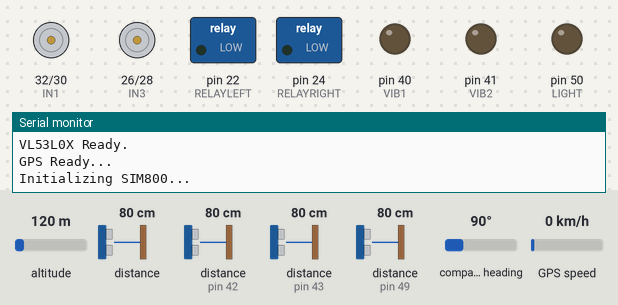
A sketch run on a simulated Arduino Mega 2560, built with avr-gcc and run on an emulated ATmega2560. Shown: motor-driver pin pairs drawn as motors (green arrow = first pin HIGH = forward, orange = second pin HIGH = backward, longer = more drive, scaled by the enable pin), switched loads named in the sketch (green lamp = pin HIGH), output pins drawn as LEDs (lit = HIGH), the last lines printed to the serial monitor. Dashed ring = blinking. The inputs (shaded band) are chosen by the test bench; at power-on: distance to the obstacle (sensors on pin 42, pin 43, pin 49) 80 cm, altitude 120 m, distance to the obstacle 80 cm, compass heading 90°, GPS speed 0 km/h. The echo pulse lasts 58.3 µs per cm; the GPS gets a fix after 3 s at 37.7749, -122.4194 with 8 satellites; the modem accepts every AT command (registered, SIM ready, sends succeed) and sends nothing else; pins used as bus, display or sensor lines are not drawn.

Above: at 0.1 s.
At 21.87 s:
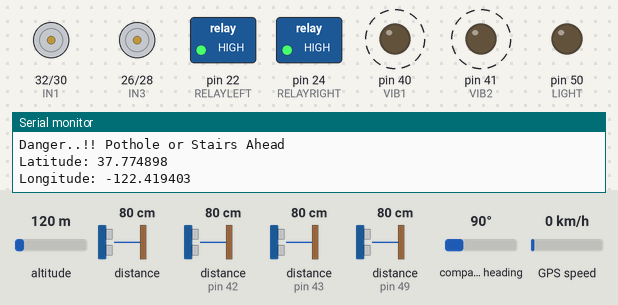
21.9 s: distance to the obstacle (sensor on pin 42) set to 120 cm
Timing chart, 0 to 31.7 s (numbered marks = the images above; inputs shaded):
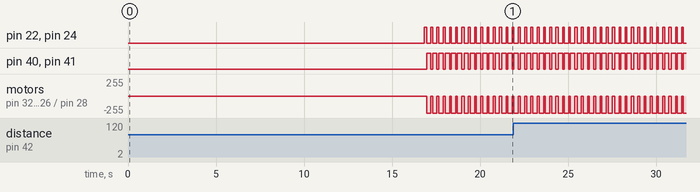

The sketch:

Beta_Rover_3.ino
```cpp
#include <TinyGPS++.h>
#include <Wire.h>
#include <VL53L0X.h>


// === ULTRASONIC PINS ===
#define TRIG_LEFT     44
#define ECHO_LEFT     42

#define TRIG_CENTER   47
#define ECHO_CENTER   49

#define TRIG_RIGHT    45
#define ECHO_RIGHT    43

// #define TRIG_GROUND   46
// #define ECHO_GROUND   48

// === VIBRATION MOTORS ===
#define VIB1 40
#define VIB2 41

// === PROTECTION RELAY ===
#define RELAYLEFT 22
#define RELAYLEFT_SPEED 7
#define RELAYRIGHT 24
#define RELAYRIGHT_SPEED 6

// === LIGHT ===
#define LIGHT 50
#define BUZZER 51

// === L298N MOTOR DRIVER WITHOUT EN PINS ===
// Left motor
#define IN1 32
#define IN2 30

// Right motor
#define IN3 26
#define IN4 28

// === DISTANCE THRESHOLDS ===
#define THRESH_LEFT   20
#define THRESH_CENTER 20
#define THRESH_RIGHT  20
#define THRESH_GROUND 5
//--------------------------------------------

int speed = 255;
//--------------------------------------------

VL53L0X sensor;

// Store last measured distance
long lastDistance = 0;
//--------------------------------------------

TinyGPSPlus gps;
#define gpsSerial Serial1   // Neo-6M on RX1(19), TX1(18)

// Variables to store last valid location
double lastLat = 0.0;
double lastLng = 0.0;

// -----------------------------------------------------
// FUNCTION: Get latest available GPS coordinates
// -----------------------------------------------------
// #line 67 "C:\\Users\\shubh\\AppData\\Local\\Temp\\.arduinoIDE-unsaved20251112-14288-c99wwc.n66t\\sketch_dec12a\\sketch_dec12a.ino"
// void getLocation();
// #line 108 "C:\\Users\\shubh\\AppData\\Local\\Temp\\.arduinoIDE-unsaved20251112-14288-c99wwc.n66t\\sketch_dec12a\\sketch_dec12a.ino"
// void connectMQTT();
// #line 150 "C:\\Users\\shubh\\AppData\\Local\\Temp\\.arduinoIDE-unsaved20251112-14288-c99wwc.n66t\\sketch_dec12a\\sketch_dec12a.ino"
// void sendMQTT(String topic, String message);
// #line 183 "C:\\Users\\shubh\\AppData\\Local\\Temp\\.arduinoIDE-unsaved20251112-14288-c99wwc.n66t\\sketch_dec12a\\sketch_dec12a.ino"
// long readUltrasonic(int trigPin, int echoPin);
// #line 198 "C:\\Users\\shubh\\AppData\\Local\\Temp\\.arduinoIDE-unsaved20251112-14288-c99wwc.n66t\\sketch_dec12a\\sketch_dec12a.ino"
// long readTOF();
// #line 219 "C:\\Users\\shubh\\AppData\\Local\\Temp\\.arduinoIDE-unsaved20251112-14288-c99wwc.n66t\\sketch_dec12a\\sketch_dec12a.ino"
// void moveLeft();
// #line 234 "C:\\Users\\shubh\\AppData\\Local\\Temp\\.arduinoIDE-unsaved20251112-14288-c99wwc.n66t\\sketch_dec12a\\sketch_dec12a.ino"
// void moveRight();
// #line 249 "C:\\Users\\shubh\\AppData\\Local\\Temp\\.arduinoIDE-unsaved20251112-14288-c99wwc.n66t\\sketch_dec12a\\sketch_dec12a.ino"
// void moveBack();
// #line 264 "C:\\Users\\shubh\\AppData\\Local\\Temp\\.arduinoIDE-unsaved20251112-14288-c99wwc.n66t\\sketch_dec12a\\sketch_dec12a.ino"
// void stopMotors();
// #line 278 "C:\\Users\\shubh\\AppData\\Local\\Temp\\.arduinoIDE-unsaved20251112-14288-c99wwc.n66t\\sketch_dec12a\\sketch_dec12a.ino"
// void vibrate1();
// #line 279 "C:\\Users\\shubh\\AppData\\Local\\Temp\\.arduinoIDE-unsaved20251112-14288-c99wwc.n66t\\sketch_dec12a\\sketch_dec12a.ino"
// void vibrate2();
// #line 280 "C:\\Users\\shubh\\AppData\\Local\\Temp\\.arduinoIDE-unsaved20251112-14288-c99wwc.n66t\\sketch_dec12a\\sketch_dec12a.ino"
// void vibrateBoth();
// #line 281 "C:\\Users\\shubh\\AppData\\Local\\Temp\\.arduinoIDE-unsaved20251112-14288-c99wwc.n66t\\sketch_dec12a\\sketch_dec12a.ino"
// void vibrateOff();
// #line 284 "C:\\Users\\shubh\\AppData\\Local\\Temp\\.arduinoIDE-unsaved20251112-14288-c99wwc.n66t\\sketch_dec12a\\sketch_dec12a.ino"
// void setup();
// #line 348 "C:\\Users\\shubh\\AppData\\Local\\Temp\\.arduinoIDE-unsaved20251112-14288-c99wwc.n66t\\sketch_dec12a\\sketch_dec12a.ino"
// void loop();
// #line 67 "C:\\Users\\shubh\\AppData\\Local\\Temp\\.arduinoIDE-unsaved20251112-14288-c99wwc.n66t\\sketch_dec12a\\sketch_dec12a.ino"

void getLocation() {
  // Check if the latest GPS fix is valid
  if (gps.location.isValid()) {
    lastLat = gps.location.lat();
    lastLng = gps.location.lng();

    Serial.print("Latitude: ");
    Serial.println(lastLat, 6);

    Serial.print("Longitude: ");
    Serial.println(lastLng, 6);

    Serial.println("--------------------------");
  }
  else {
    Serial.println("No valid GPS fix yet...");
  }
}
//--------------------------------------------

// SIM800L is connected to Serial3 on Arduino Mega
// TX3 = Pin 14, RX3 = Pin 15

#define sim800 Serial3

// MQTT broker details
const char* broker = "test.mosquitto.org";
int brokerPort = 1883;

// MQTT client ID
String clientID = "ArduinoSIM800Client";

void sendAT(String cmd, int wait = 1000) {
  sim800.println(cmd);
  delay(wait);
  while (sim800.available()) Serial.write(sim800.read());
}

// ---------------------------------------------------------
// MQTT CONNECT PACKET
// ---------------------------------------------------------
void connectMQTT() {
  byte packet[50];
  int index = 0;

  packet[index++] = 0x10;  // CONNECT control packet
  int remainingLength = 10 + clientID.length();
  packet[index++] = remainingLength;

  // Protocol name "MQTT"
  packet[index++] = 0x00;
  packet[index++] = 0x04;
  packet[index++] = 'M';
  packet[index++] = 'Q';
  packet[index++] = 'T';
  packet[index++] = 'T';

  packet[index++] = 0x04;  // Protocol level
  packet[index++] = 0x02;  // Clean session
  packet[index++] = 0x00;  // Keep Alive MSB
  packet[index++] = 0x3C;  // Keep Alive LSB = 60 seconds

  // Client ID
  packet[index++] = 0x00;
  packet[index++] = clientID.length();
  for (int i = 0; i < clientID.length(); i++)
    packet[index++] = clientID[i];

  // Send packet
  sim800.print("AT+CIPSEND=");
  sim800.println(index);
  delay(100);

  for (int i = 0; i < index; i++)
    sim800.write(packet[i]);

  sim800.write(0x1A);
  delay(700);
}

// ---------------------------------------------------------
// SIMPLE MQTT PUBLISH FUNCTION (YOU CALL THIS ANYTIME)
// ---------------------------------------------------------
void sendMQTT(String topic, String message) {
  byte packet[200];
  int index = 0;

  packet[index++] = 0x30;  // MQTT PUBLISH

  int remainingLength = 2 + topic.length() + message.length();
  packet[index++] = remainingLength;

  // Topic
  packet[index++] = 0x00;
  packet[index++] = topic.length();
  for (int i = 0; i < topic.length(); i++)
    packet[index++] = topic[i];

  // Payload
  for (int i = 0; i < message.length(); i++)
    packet[index++] = message[i];

  // Send packet
  sim800.print("AT+CIPSEND=");
  sim800.println(index);
  delay(50);

  for (int i = 0; i < index; i++)
    sim800.write(packet[i]);

  sim800.write(0x1A);
  delay(500);
}
//--------------------------------------------

// === READ ULTRASONIC FUNCTION ===
long readUltrasonic(int trigPin, int echoPin) {
  digitalWrite(trigPin, LOW);
  delayMicroseconds(2);
  digitalWrite(trigPin, HIGH);
  delayMicroseconds(10);
  digitalWrite(trigPin, LOW);

  long duration = pulseIn(echoPin, HIGH, 30000);
  long distance = duration * 0.034 / 2;

  if (distance == 0) return 500;
  return distance;
}

// === Measure distance when called ===
long readTOF() {
  long tof = sensor.readRangeContinuousMillimeters();
  if (sensor.timeoutOccurred()) tof = -1;

  Serial.print("Distance: ");
  Serial.print(tof);
  Serial.println(" mm");
  return tof;
}

// === MOTOR CONTROL (ON/OFF CONTROL ONLY) ===
void moveLeft() {
  digitalWrite(RELAYLEFT, LOW);
  digitalWrite(RELAYRIGHT, LOW);

  analogWrite(RELAYLEFT_SPEED, speed);
  analogWrite(RELAYRIGHT_SPEED, speed);

  // Left motor backward, Right motor forward
  digitalWrite(IN1, LOW);
  digitalWrite(IN2, HIGH);

  // digitalWrite(IN3, HIGH);
  // digitalWrite(IN4, LOW);
}

void moveRight() {
  digitalWrite(RELAYLEFT, LOW);
  digitalWrite(RELAYRIGHT, LOW);

  analogWrite(RELAYLEFT_SPEED, speed);
  analogWrite(RELAYRIGHT_SPEED, speed);

  // Right motor backward, Left motor forward
  digitalWrite(IN1, HIGH);
  digitalWrite(IN2, LOW);

  // digitalWrite(IN3, LOW);
  // digitalWrite(IN4, HIGH);
}

void moveBack() {
  digitalWrite(RELAYLEFT, LOW);
  digitalWrite(RELAYRIGHT, LOW);

  analogWrite(RELAYLEFT_SPEED, speed);
  analogWrite(RELAYRIGHT_SPEED, speed);

  // Both motors backward
  digitalWrite(IN1, LOW);
  digitalWrite(IN2, HIGH);

  digitalWrite(IN3, LOW);
  digitalWrite(IN4, HIGH);
}

void stopMotors() {
  digitalWrite(RELAYLEFT, HIGH);
  digitalWrite(RELAYRIGHT, HIGH);

  analogWrite(RELAYLEFT_SPEED, 0);
  analogWrite(RELAYRIGHT_SPEED, 0);

  digitalWrite(IN1, LOW);
  digitalWrite(IN2, LOW);
  digitalWrite(IN3, LOW);
  digitalWrite(IN4, LOW);
}

// === VIBRATION MOTOR CONTROL ===
void vibrate1() { digitalWrite(VIB1, HIGH); }
void vibrate2() { digitalWrite(VIB2, HIGH); }
void vibrateBoth() { digitalWrite(VIB1, HIGH); digitalWrite(VIB2, HIGH); }
void vibrateOff() { digitalWrite(VIB1, LOW); digitalWrite(VIB2, LOW); }

// ==========================================================

void setup() {
  Serial.begin(9600);
  sim800.begin(9600);
  gpsSerial.begin(9600);
  Wire.begin();  // SDA=20, SCL=21 (Mega)

  // TOF INIT
  Serial.println("Initializing VL53L0X...");
  sensor.init();
  sensor.setTimeout(500);
  sensor.startContinuous();
  Serial.println("VL53L0X Ready.");

  Serial.println("GPS Ready...");

  Serial.println("Initializing SIM800...");

  sendAT("AT");
  sendAT("AT+CPIN?");
  sendAT("AT+CREG?");
  sendAT("AT+CGATT=1", 2000);

  sendAT("AT+CIPSHUT");
  sendAT("AT+CIPMUX=0");

  // Change APN according to SIM
  sendAT("AT+CSTT=\"internet\"");
  // Jio → "jionet"
  // Airtel → "airtelgprs.com"
  // VI → "internet"

  sendAT("AT+CIICR", 3000);
  sendAT("AT+CIFSR");

  // Connect TCP
  sendAT("AT+CIPSTART=\"TCP\",\"test.mosquitto.org\",1883", 4000);

  // MQTT CONNECT
  connectMQTT();

  Serial.println("MQTT Connected.");

  pinMode(TRIG_LEFT, OUTPUT);   pinMode(ECHO_LEFT, INPUT);
  pinMode(TRIG_CENTER, OUTPUT); pinMode(ECHO_CENTER, INPUT);
  pinMode(TRIG_RIGHT, OUTPUT);  pinMode(ECHO_RIGHT, INPUT);
  // pinMode(TRIG_GROUND, OUTPUT); pinMode(ECHO_GROUND, INPUT);

  pinMode(RELAYLEFT, OUTPUT);  pinMode(RELAYRIGHT, OUTPUT);
  pinMode(RELAYLEFT_SPEED, OUTPUT);  pinMode(RELAYRIGHT_SPEED, OUTPUT);
  pinMode(LIGHT, OUTPUT);

  pinMode(VIB1, OUTPUT);
  pinMode(VIB2, OUTPUT);

  pinMode(IN1, OUTPUT);
  pinMode(IN2, OUTPUT);
  pinMode(IN3, OUTPUT);
  pinMode(IN4, OUTPUT);

  stopMotors();
  vibrateOff();
}

// ==========================================================
void loop() {
  // Keep feeding GPS data in the background
  while (gpsSerial.available()) {
    gps.encode(gpsSerial.read());
  }
  // Getting Location
  getLocation();
  // lastLat, lastLng

  long distLeft = readUltrasonic(TRIG_LEFT, ECHO_LEFT);
  long distCenter = readUltrasonic(TRIG_CENTER, ECHO_CENTER);
  long distRight = readUltrasonic(TRIG_RIGHT, ECHO_RIGHT);
  // long distGround = readUltrasonic(TRIG_GROUND, ECHO_GROUND);
  long distGround = readTOF();

  Serial.print("L: "); Serial.print(distLeft);
  Serial.print("  C: "); Serial.print(distCenter);
  Serial.print("  R: "); Serial.print(distRight);
  Serial.print("  G: "); Serial.println(distGround);

  // CALL THIS ANYTIME YOU WANT TO SEND A MESSAGE
  // sendMQTT("iot/test", "Hello from SIM800 over Serial3!");

  // ===== PRIORITY 1: GROUND OBSTACLE =====
  if (distGround > THRESH_GROUND) {
    Serial.println("Danger..!! Pothole or Stairs Ahead");
    vibrateBoth();
    moveBack();
    delay(250);
    stopMotors();
    vibrateOff();
    return;
  }

  // ===== LEFT OBSTACLE =====
  else if (distLeft < THRESH_LEFT) {
    Serial.println("Obstacle at Left, Turning Right");
    vibrate1();
    moveRight();
    // delay(250);
    // stopMotors();
    // vibrateOff();
    return;
  }

  // ===== RIGHT OBSTACLE =====
  else if (distRight < THRESH_RIGHT) {
    Serial.println("Obstacle at Right, Turning Left");
    vibrate2();
    moveLeft();
    // delay(250);
    // stopMotors();
    // vibrateOff();
    return;
  }

  // ===== CENTER OBSTACLE =====
  else if (distCenter < THRESH_CENTER) {
    Serial.print("Obstacle Ahead, ");
    vibrateBoth();

    if (distLeft > distRight) {
      Serial.println("Turning Left");
      moveLeft();
    } else {
      Serial.println("Turning Right");
      moveRight();
    }

    // delay(250);
    // stopMotors();
    // vibrateOff();
    return;
  }

  // ===== NOTHING DETECTED =====
  stopMotors();
  vibrateOff();
}
```

Measured:
- by itself, pin 22 (RELAYLEFT), pin 24 (RELAYRIGHT): alternates HIGH for 0.10 s and LOW for 0.25 s
- by itself, pin 40 (VIB1), pin 41 (VIB2): alternates HIGH for 0.25 s and LOW for 0.10 s
- by itself, motor on pin 32 (IN1) / pin 30 (IN2), motor on pin 26 (IN3) / pin 28 (IN4): alternates backward 255/255 for 0.25 s and stopped for 0.10 s
